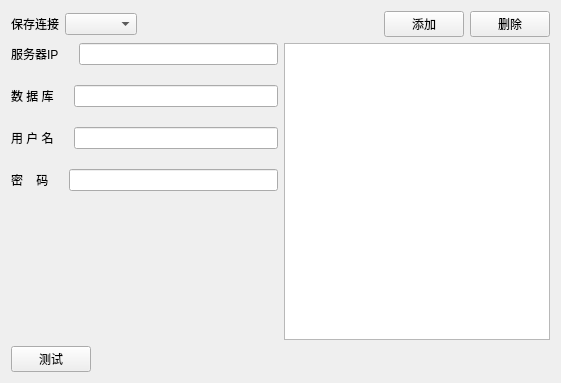
<?xml version="1.0" encoding="UTF-8"?>
<ui version="4.0">
 <class>FifthWizardPage</class>
 <widget class="QWizardPage" name="FifthWizardPage">
  <property name="geometry">
   <rect>
    <x>0</x>
    <y>0</y>
    <width>561</width>
    <height>383</height>
   </rect>
  </property>
  <property name="minimumSize">
   <size>
    <width>561</width>
    <height>383</height>
   </size>
  </property>
  <property name="maximumSize">
   <size>
    <width>561</width>
    <height>383</height>
   </size>
  </property>
  <property name="windowTitle">
   <string>WizardPage</string>
  </property>
  <layout class="QVBoxLayout" name="verticalLayout_2">
   <item>
    <layout class="QHBoxLayout" name="horizontalLayout_2">
     <item>
      <widget class="QLabel" name="label">
       <property name="text">
        <string>保存连接</string>
       </property>
      </widget>
     </item>
     <item>
      <widget class="QComboBox" name="comboBox"/>
     </item>
     <item>
      <spacer name="horizontalSpacer_2">
       <property name="orientation">
        <enum>Qt::Horizontal</enum>
       </property>
       <property name="sizeHint" stdset="0">
        <size>
         <width>40</width>
         <height>20</height>
        </size>
       </property>
      </spacer>
     </item>
     <item>
      <widget class="QPushButton" name="pushButtonAdd">
       <property name="text">
        <string>添加</string>
       </property>
      </widget>
     </item>
     <item>
      <widget class="QPushButton" name="pushButtonDel">
       <property name="text">
        <string>删除</string>
       </property>
      </widget>
     </item>
    </layout>
   </item>
   <item>
    <layout class="QHBoxLayout" name="horizontalLayout_7">
     <item>
      <layout class="QVBoxLayout" name="verticalLayout">
       <property name="spacing">
        <number>20</number>
       </property>
       <item>
        <layout class="QHBoxLayout" name="horizontalLayout_6">
         <item>
          <widget class="QLabel" name="label_2">
           <property name="text">
            <string>服务器IP</string>
           </property>
          </widget>
         </item>
         <item>
          <widget class="QLineEdit" name="lineEditIp"/>
         </item>
        </layout>
       </item>
       <item>
        <layout class="QHBoxLayout" name="horizontalLayout_5">
         <item>
          <widget class="QLabel" name="label_3">
           <property name="text">
            <string>数 据 库</string>
           </property>
          </widget>
         </item>
         <item>
          <widget class="QLineEdit" name="lineEditDatabase"/>
         </item>
        </layout>
       </item>
       <item>
        <layout class="QHBoxLayout" name="horizontalLayout_4">
         <item>
          <widget class="QLabel" name="label_4">
           <property name="text">
            <string>用 户 名</string>
           </property>
          </widget>
         </item>
         <item>
          <widget class="QLineEdit" name="lineEditUserName"/>
         </item>
        </layout>
       </item>
       <item>
        <layout class="QHBoxLayout" name="horizontalLayout_3">
         <item>
          <widget class="QLabel" name="label_5">
           <property name="text">
            <string>密    码</string>
           </property>
          </widget>
         </item>
         <item>
          <widget class="QLineEdit" name="lineEditPassword"/>
         </item>
        </layout>
       </item>
       <item>
        <spacer name="verticalSpacer">
         <property name="orientation">
          <enum>Qt::Vertical</enum>
         </property>
         <property name="sizeHint" stdset="0">
          <size>
           <width>20</width>
           <height>40</height>
          </size>
         </property>
        </spacer>
       </item>
      </layout>
     </item>
     <item>
      <widget class="QListView" name="listView"/>
     </item>
    </layout>
   </item>
   <item>
    <layout class="QHBoxLayout" name="horizontalLayout">
     <item>
      <widget class="QPushButton" name="pushButtonTest">
       <property name="text">
        <string>测试</string>
       </property>
      </widget>
     </item>
     <item>
      <spacer name="horizontalSpacer">
       <property name="orientation">
        <enum>Qt::Horizontal</enum>
       </property>
       <property name="sizeHint" stdset="0">
        <size>
         <width>40</width>
         <height>20</height>
        </size>
       </property>
      </spacer>
     </item>
    </layout>
   </item>
  </layout>
 </widget>
 <resources/>
 <connections/>
</ui>
